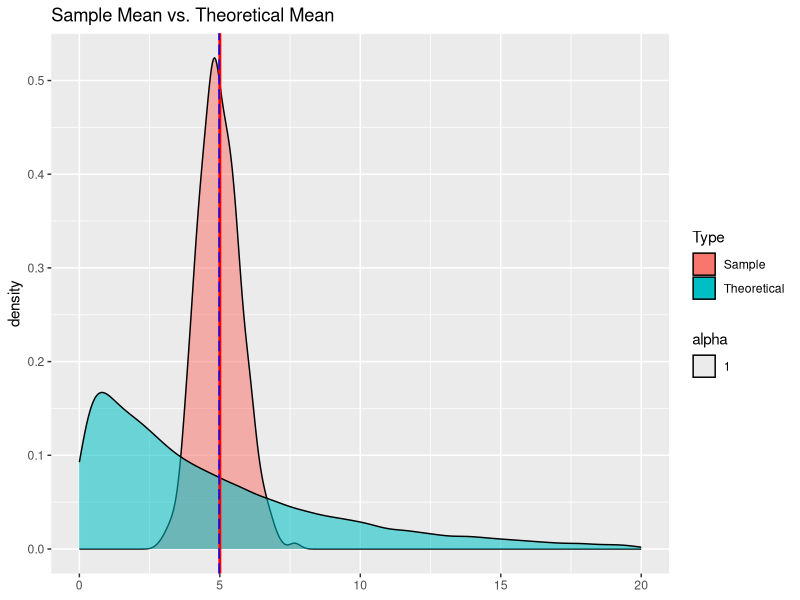
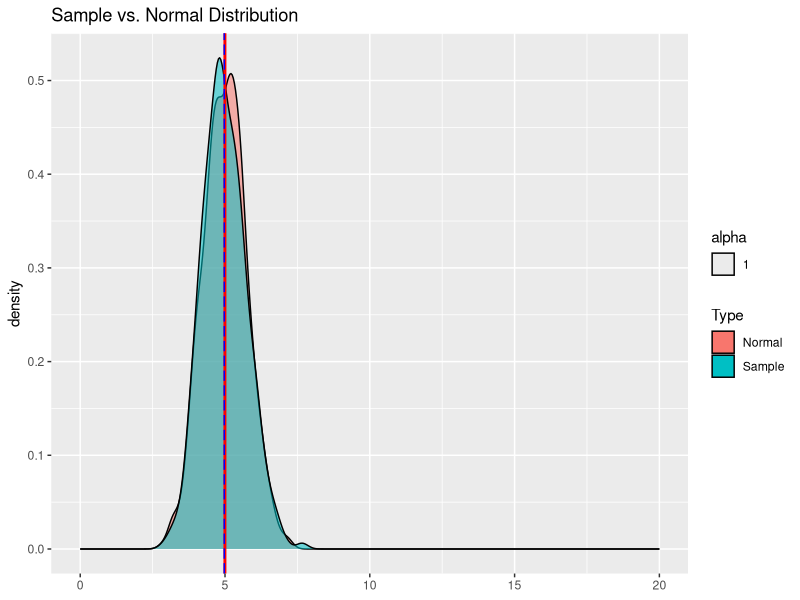

Write the R code that produced these figures, in order.
## ---- chunk 1
# number of exponentials in each simulation
n <- 40
# number of simulations
nsim <- 1000
# lambda
lambda <- 0.2

# mean and variance vectors
mns = NULL
vars = NULL

# theoretical mean and variance
data <- rexp(n*nsim, lambda)
data.frame( mean = mean(data), var = var(data))

## simulation begins
for (i in 1:nsim) {
  r_expos <- rexp(n, lambda)
  mns <- c(mns,mean(r_expos))
  vars <- c(vars, var(r_expos))
  }
## ---- chunk 2
require(ggplot2)
## ---- chunk 3
expo_df <-data.frame( value = data, type = "Theoretical")
mns_df <-data.frame( value = mns, type = "Sample")
plot_df <- rbind(expo_df, mns_df)

data.frame( mean = c(mean(data), mean(mns)), row.names = c("theoretical", "sample"))

ggplot(as.data.frame(plot_df$value),aes(x=plot_df$value)) + geom_density(aes(fill=plot_df$type, alpha = 1)) + geom_vline(xintercept = mean(expo_df$value), color = "red", size = 1) + geom_vline(xintercept = mean(mns_df$value), linetype = "longdash", color = "blue", size = 0.5) + scale_x_continuous(breaks = sort(seq(0,20,5))) + ggtitle(label = "Sample Mean vs. Theoretical Mean") + theme(axis.title.x=element_blank()) + guides(fill=guide_legend(title="Type")) + xlim(0,20)
## ---- chunk 4
expo_df <-data.frame( value = data, type = "Theoretical")
mns_df <-data.frame( value = mns, type = "Sample")
plot_df <- rbind(expo_df, mns_df)

# theoretical variance and mean of sample variance
data.frame( var = c(var(data), mean(vars)), row.names = c("theoretical", "sample"))

# theoretical variance of samples 
var(data)/(n-1)

# empirical variance of samples 
var(mns)

## ---- chunk 5

normal_df <-data.frame( value = rnorm(nsim, mean = mean(mns), sd = sd(mns)), type = "Normal")
mns_df <-data.frame( value = mns, type = "Sample")
plot_df <- rbind(normal_df, mns_df)

ggplot(as.data.frame(plot_df$value),aes(x=plot_df$value)) + geom_density(aes(fill=plot_df$type, alpha = 1)) + geom_vline(xintercept = mean(normal_df$value), color = "red", size = 1) + geom_vline(xintercept = mean(mns_df$value), linetype = "longdash", color = "blue", size = 0.5) + scale_x_continuous(breaks = sort(seq(0,20,5))) + ggtitle(label = "Sample vs. Normal Distribution") + theme(axis.title.x=element_blank()) + guides(fill=guide_legend(title="Type")) + xlim(0,20)
